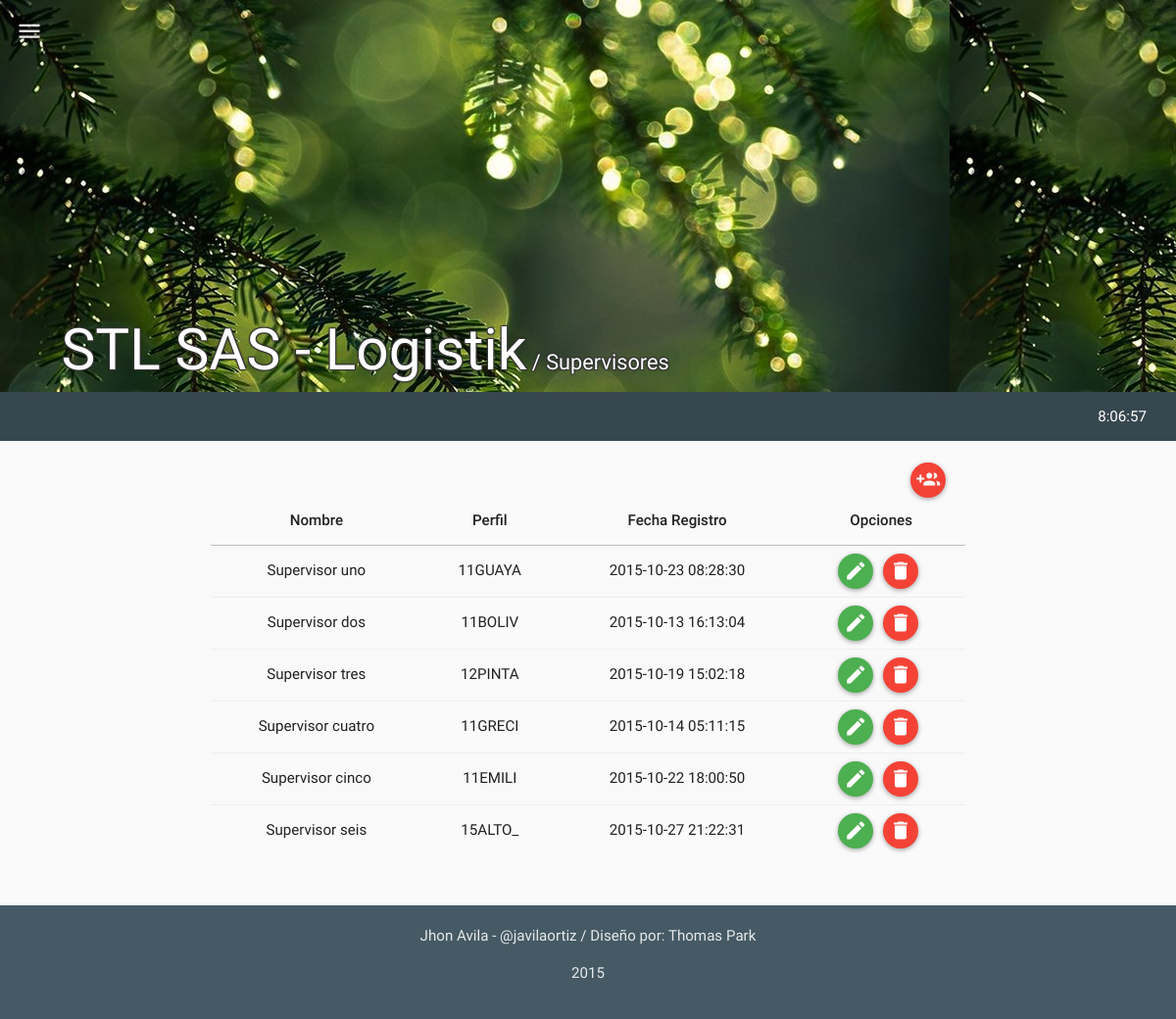
Page /mods/supervisores/supervisores.php (signed in) on the committed database.
### tables this page shows
CREATE TABLE IF NOT EXISTS `tbl_supervisores` (
  `su_id` int(11) NOT NULL,
  `su_nombre` varchar(60) NOT NULL,
  `su_fi_id` int(11) NOT NULL,
  `su_timestamp` timestamp NOT NULL DEFAULT CURRENT_TIMESTAMP ON UPDATE CURRENT_TIMESTAMP,
  `su_created` int(11) NOT NULL,
  `su_estado` int(11) NOT NULL
);

CREATE TABLE IF NOT EXISTS `tbl_fincas` (
  `fi_id` int(11) NOT NULL,
  `fi_codigo` varchar(10) NOT NULL,
  `fi_sn_id` int(11) NOT NULL,
  `fi_timestamp` timestamp NOT NULL DEFAULT CURRENT_TIMESTAMP ON UPDATE CURRENT_TIMESTAMP,
  `fi_created` int(11) NOT NULL,
  `fi_estado` int(11) NOT NULL
);

### php/supervisores.php (the view, shortened to what this page needs)
<?php
class supervisores{
  function get_supervisores(){
    $rt = new route();
    if(isset($_SESSION["ses_id"])){
      $qry='SELECT * FROM tbl_supervisores AS S
            INNER JOIN tbl_fincas AS F ON F.fi_id = S.su_fi_id
            WHERE S.su_estado=1;';
      $res = mysql_query($qry);
      $item =" ";
      $script ="<script>$(document).ready(function(){";
      while($row_res = mysql_fetch_assoc($res)) {
        $fn = "editar_usuario(".$row_res["su_id"].", '".$row_res["su_nombre"]."',".$row_res["su_fi_id"].", this)";
        $item.='
              <tr>
                <td>'.$row_res["su_nombre"].'</td>
                <td>'.$row_res["fi_codigo"].'</td>
                <td>'.$row_res["fi_timestamp"].'</td>
                <td>
                  <div onClick="'.$fn.'" class="btn btn-floating-mini btn-success" title="Modificar"><i class="md md-edit"></i> </div>
                  <div id="del-button" onClick="borrar_usuario('.$row_res["su_id"].', this)" class="btn btn-floating-mini btn-danger" title="Borrar"><i class="md md-delete"></i> </div>
                </td>
              </tr>
        ';
        $script.='';
      }
      $script.='});</script>';
    }
    else{$rt->routing($rt->path("login"));}
    $html='
          <table class="table table-striped table-hover ">
            <thead>
              <tr>
                <th>Nombre</th>
                <th>Perfil</th>
                <th>Fecha Registro</th>
                <th>Opciones</th>
              </tr>
            </thead>
            <tbody>
              '.$item.'
            </tbody>
          </table>
    ';
    return $script.$html;
  }
}
?>

### rows in the picture
tbl_supervisores: su_nombre "Supervisor uno", tbl_fincas.fi_codigo "11GUAYA", tbl_fincas.fi_timestamp "2015-10-23 08:28:30"
tbl_supervisores: su_nombre "Supervisor dos", tbl_fincas.fi_codigo "11BOLIV", tbl_fincas.fi_timestamp "2015-10-13 16:13:04"
tbl_supervisores: su_nombre "Supervisor tres", tbl_fincas.fi_codigo "12PINTA", tbl_fincas.fi_timestamp "2015-10-19 15:02:18"
tbl_supervisores: su_nombre "Supervisor cuatro", tbl_fincas.fi_codigo "11GRECI", tbl_fincas.fi_timestamp "2015-10-14 05:11:15"
tbl_supervisores: su_nombre "Supervisor cinco", tbl_fincas.fi_codigo "11EMILI", tbl_fincas.fi_timestamp "2015-10-22 18:00:50"
tbl_supervisores: su_nombre "Supervisor seis", tbl_fincas.fi_codigo "15ALTO_", tbl_fincas.fi_timestamp "2015-10-27 21:22:31"

### other values in the picture
$html_snippet->app_name("001", " / Supervisores") "STL SAS - Logistik"
$a "/ Supervisores"
